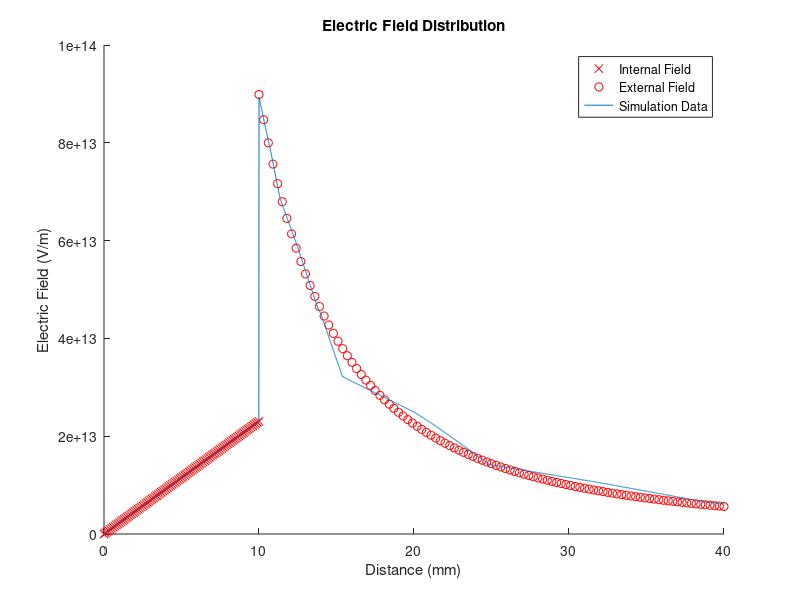

Reproduce this figure in MATLAB.
% 清除命令窗口、工作空间和所有图形窗口
clc
clear
close all

% 定义常数和变量
e_0 = 8.854e-12;       % 真空中的电介质常数
e_r = 3.9;             % 介质相对电容率
r_s = 10 / 1000;       % 球的半径（单位：米）
C = 1;                 % 球的电荷
dens = C / (4 / 3 * pi * r_s^3);  % 计算电荷密度

% 计算球内部电场强度和电势的分布
x = linspace(0, r_s, 101);  % 生成等差数列从0到r_s

% 修改球内部电场强度的计算公式
e_field = x * dens / (3 * e_0 * e_r);  % 球内部电场强度

potential = dens / (2 * e_0 * e_r) * (r_s^2 - x.^2 / 3);  % 球内部电势

% 计算球外部电场强度和电势的分布
x2 = linspace(r_s, r_s * 4, 101);  % 生成等差数列从r_s到r_s*4
e_field2 = dens * r_s^3 ./ (3 * e_0 .* x2.^2);  % 球外部电场强度
potential2 = dens * r_s^3 ./ (3 * e_0 .* x2);  % 球外部电势

% 绘制电场强度的图
figure(1)
scatter(x * 1000, e_field, 'r', 'x');  % 在球内部绘制电场强度的散点图
hold on
scatter(x2 * 1000, e_field2, 'r');  % 在球外部绘制电场强度的散点图

% 从'test1.txt'文件导入数据并绘制
a = importdata('test1.txt');  % 导入数据
data = a.data;  % 获取导入的数据
plot(data(:, 1), data(:, 2));  % 绘制导入的数据

% 设置图例、标题和标签
legend('Internal Field', 'External Field', 'Simulation Data');
title('Electric Field Distribution');
xlabel('Distance (mm)');
ylabel('Electric Field (V/m)');
